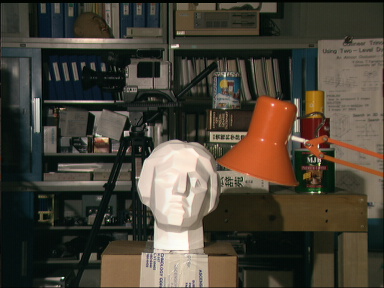
#> input picture tsucuba_left.png, 384 x 288 px, given in place of the camera
$ python targetOrange.py   (older library calls are emulated)
#> lines starting #> are read from the running program, lines starting #| are printed output that depends on the picture; after the words box and inside, x2 and y2 are one past the last pixel; in counts of white or black regions, pixels touching at a corner belong together
''' Target Orange
Locate and draw target on largest Orange target

Created by Harris Christiansen on Dec 3, 2014
Project: HackSC Fall 2014 - https://devpost.com/software/ifollow-quadcopter
'''
import numpy as np
import cv2

cap = cv2.VideoCapture(0)

# video recorder
fps = 15
ret, frame = cap.read()
#> frame is the input picture: shape (288, 384, 3); mean B, G, R 54.7, 66.6, 73.2
capSize = (np.size(frame, 1),np.size(frame, 0)) # this is the size of my source video
#> capSize = (384, 288)
fourcc = cv2.cv.CV_FOURCC('m', 'p', '4', 'v') # note the lower case
#vout = cv2.VideoWriter()
#out = vout.open('recording.mov',fourcc,fps,capSize,True)

while(True):
    # Capture frame-by-frame
    ret, frame = cap.read()

    # Convert To HSV
    gray = cv2.cvtColor(frame, cv2.COLOR_BGR2GRAY)
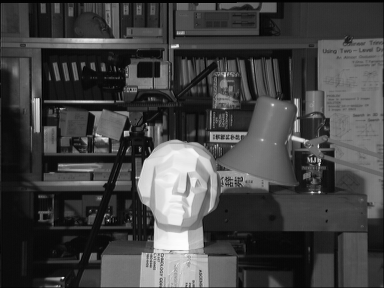
#> gray: shape (288, 384); min 0, max 253, mean 67.3
    hsv = cv2.cvtColor(frame, cv2.COLOR_BGR2HSV)
#> hsv: shape (288, 384, 3); mean H, S, V 42.7, 95, 77.4

    # Search Color
    lowerColor = np.array([0,100,100])
    upperColor = np.array([14,255,255])

    # Threshold Image
    mask = cv2.inRange(hsv, lowerColor, upperColor)
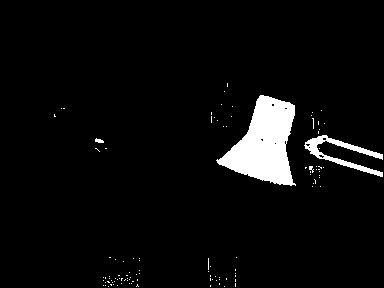
#> mask: shape (288, 384); 4.7% white; 107 white regions (104 under 20 px), largest, box (x1, y1, x2, y2) and area: (216, 95, 296, 186) 4067, (304, 135, 383, 177) 852, (95, 138, 104, 143) 30
    maskRes = cv2.bitwise_and(frame,frame, mask= mask)
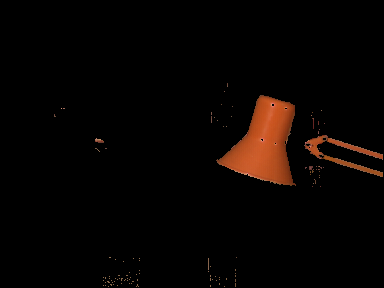
#> maskRes: shape (288, 384, 3); mean B, G, R 1.8, 3.7, 8
    grayMaskRes = cv2.cvtColor(maskRes, cv2.COLOR_BGR2GRAY)
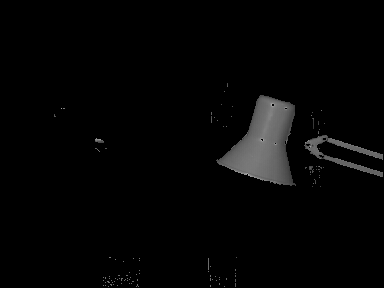
#> grayMaskRes: shape (288, 384); min 0, max 176, mean 4.8

    # Calculate Result
    #result = cv2.addWeighted(maskRes,0.7,frame,0.3,0)
    result = cv2.cvtColor(gray, cv2.COLOR_GRAY2BGR)
    result[grayMaskRes != 0] = (0,0,255)
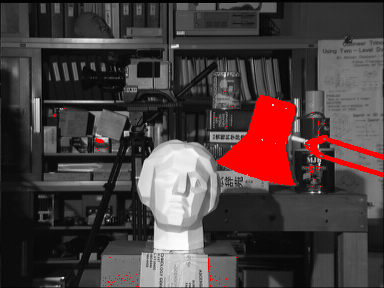
#> result: shape (288, 384, 3); mean B, G, R 62.5, 62.5, 74.4

    # Display Result
    #vout.write(grayColor)
    cv2.imshow('Target Orange',result)

    # Check For Close
    if cv2.waitKey(1) & 0xFF == ord('q'):
#> (key q is pressed here)
        break

# Cleanup
cap.release()
#vout.release()
cv2.destroyAllWindows()

$ run again, on tsucuba_right.png
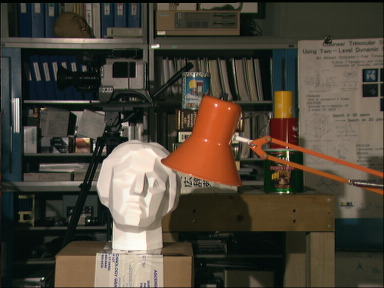
#> input picture tsucuba_right.png, 384 x 288 px, given in place of the camera
#> frame is the input picture: shape (288, 384, 3); mean B, G, R 55.6, 68.2, 75.9
#> capSize = (384, 288)
#> hsv: shape (288, 384, 3); mean H, S, V 40.1, 94.3, 79.8
#> `mask = cv2.inRange(hsv, lowerColor, upperColor)`:
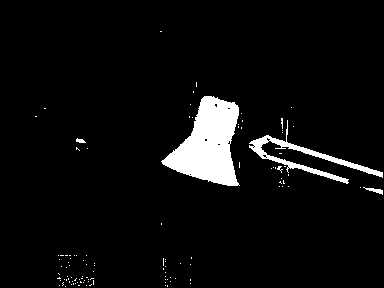
#> mask: shape (288, 384); 5.1% white; 110 white regions (106 under 20 px), largest, box (x1, y1, x2, y2) and area: (161, 96, 240, 186) 4072, (249, 120, 383, 184) 1291, (363, 187, 383, 195) 62, (76, 138, 86, 143) 32
#> `result[grayMaskRes != 0] = (0,0,255)`:
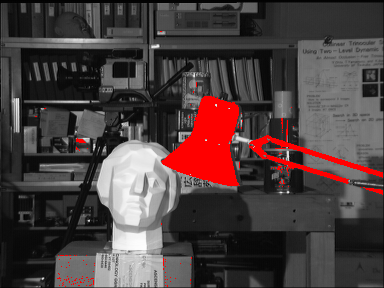
#> result: shape (288, 384, 3); mean B, G, R 63.9, 63.9, 76.9
